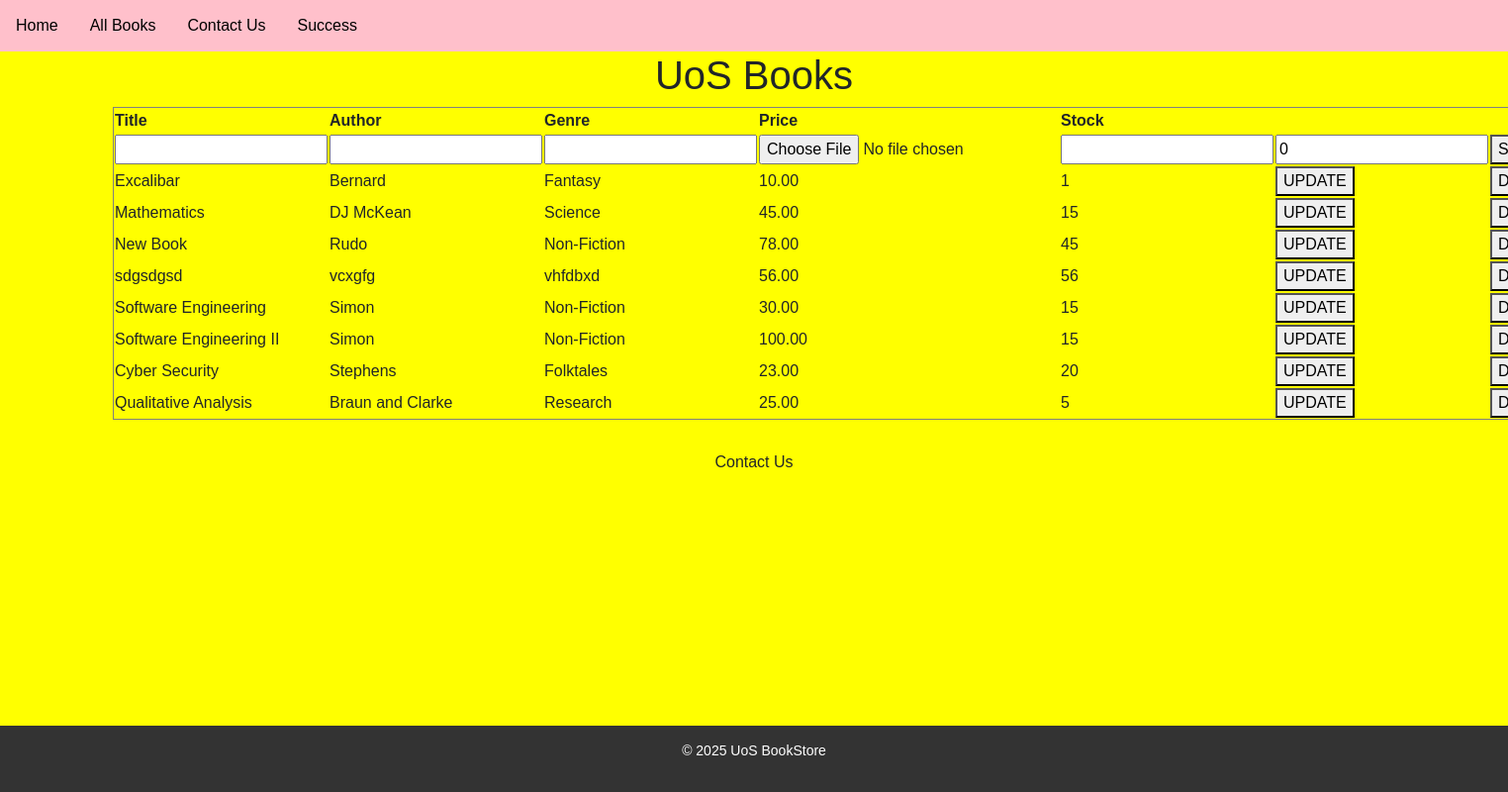
The app's page /bookshop/, older data.
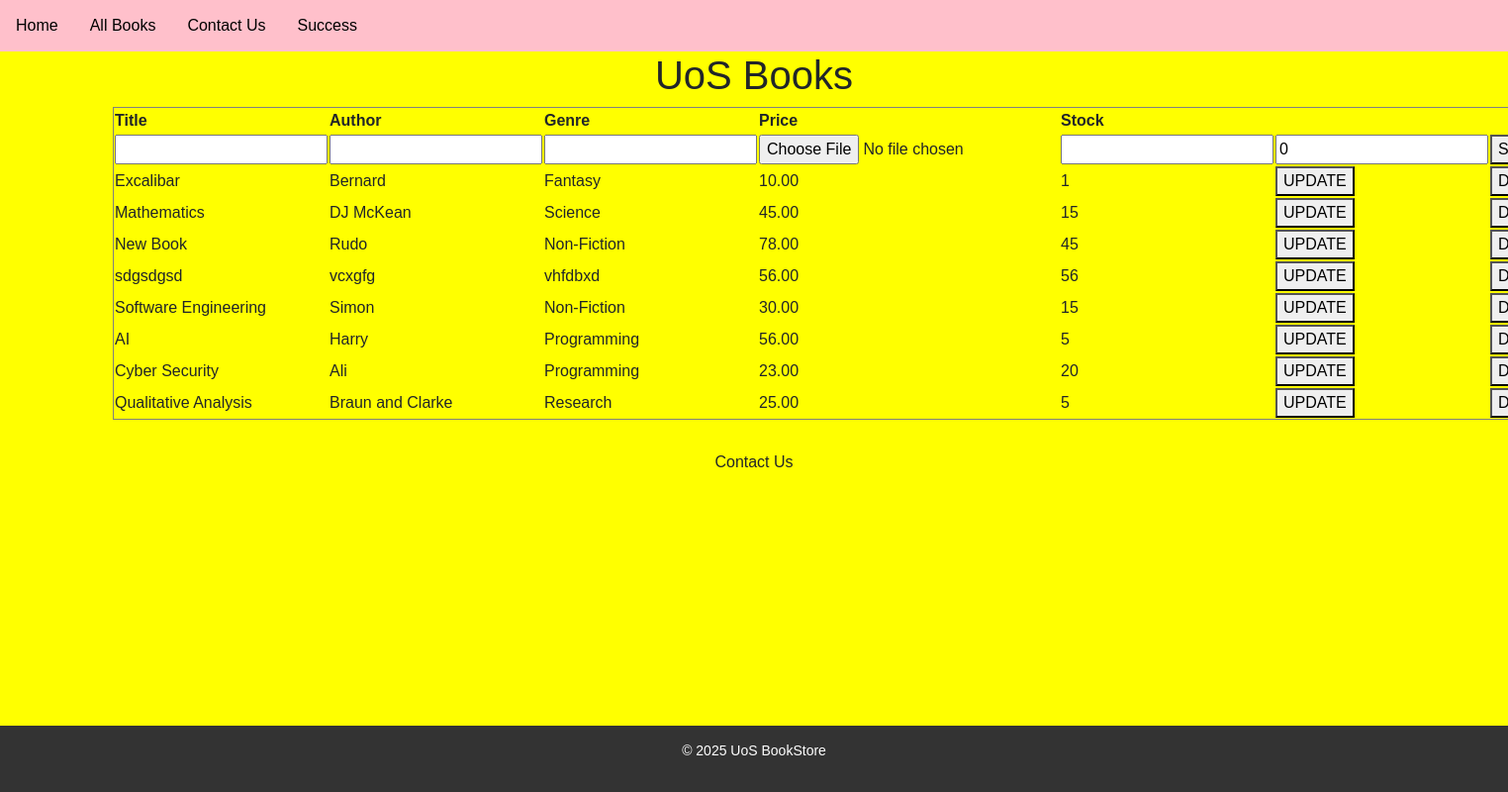
The same page, newer data.
### ebooks/models.py (models this page shows, shortened)
class myBooks(models.Model):
    title=models.CharField(max_length=64)
    author=models.CharField(max_length=64)
    genre=models.CharField(max_length=64)
    image = models.ImageField(upload_to='media/', null="Nothing")
    price=models.DecimalField(max_digits=5, decimal_places=2)
    stock=models.IntegerField(default=0)

### ebooks/views.py (the view, shortened to what this page needs)
# urls.py: path('bookshop/', views.books, name='books'),
def books(request):
    form =myBooksForm()
    book=myBooks.objects.all()
    context={'book':book}
    context['form']=form
    return render (request, 'books.html', context )

### ebooks/form.py
class myBooksForm(forms.ModelForm):
    class Meta:
        model=myBooks
        fields = '__all__'

### ebooks/templates/books.html (shortened to what this page needs)
{% extends "base.html" %}
{% block content %}
<h1> UoS Books</h1>
<div class="container">
<table border="1" align="center">
    <form method="post" action="{% url 'books' %}">{% csrf_token %}
    <tr><th>Title</th><th>Author</th><th>Genre</th><th>Price</th><th>Stock</th>
    </tr>
        {% if not form.instance.id %}
    <tr>
       {% include 'save.html' %}
    </tr>
        {% endif %}
 {% for bk in book %}
    <tr>
        {% if form.instance.id == bk.id %}
        {% include 'save.html' %}
        {% else %}
        <td>{{bk.title}}</td>
        <td>{{bk.author}}</td>
        <td>{{bk.genre}}</td>
        <td>{{bk.price}}</td>
        <td>{{bk.stock}}</td>
       <td><button formnovalidate name="edit" value="{{ bk.id }} ">UPDATE</button></td>
       <td> <button formnovalidate name="delete" value="{{ bk.id }}">DELETE</button></td>
    {% endif %}
    </tr>
{% endfor %}
        </form>
</table>
<br/>
    <div align="center">
<form action="{% url 'contact' %}" method="get"><button type="submit" class="btn"  >Contact Us</button></form>
 </div>
    {% endblock %}

Row changes from the older to the newer data that the page shows:
changed myBooks: title "Software Engineering II" → "AI"; author "Simon" → "Harry"; genre "Non-Fiction" → "Programming"; price "100.00" → "56.00"; stock "15" → "5"
changed myBooks "Cyber Security": author "Stephens" → "Ali"; genre "Folktales" → "Programming"
